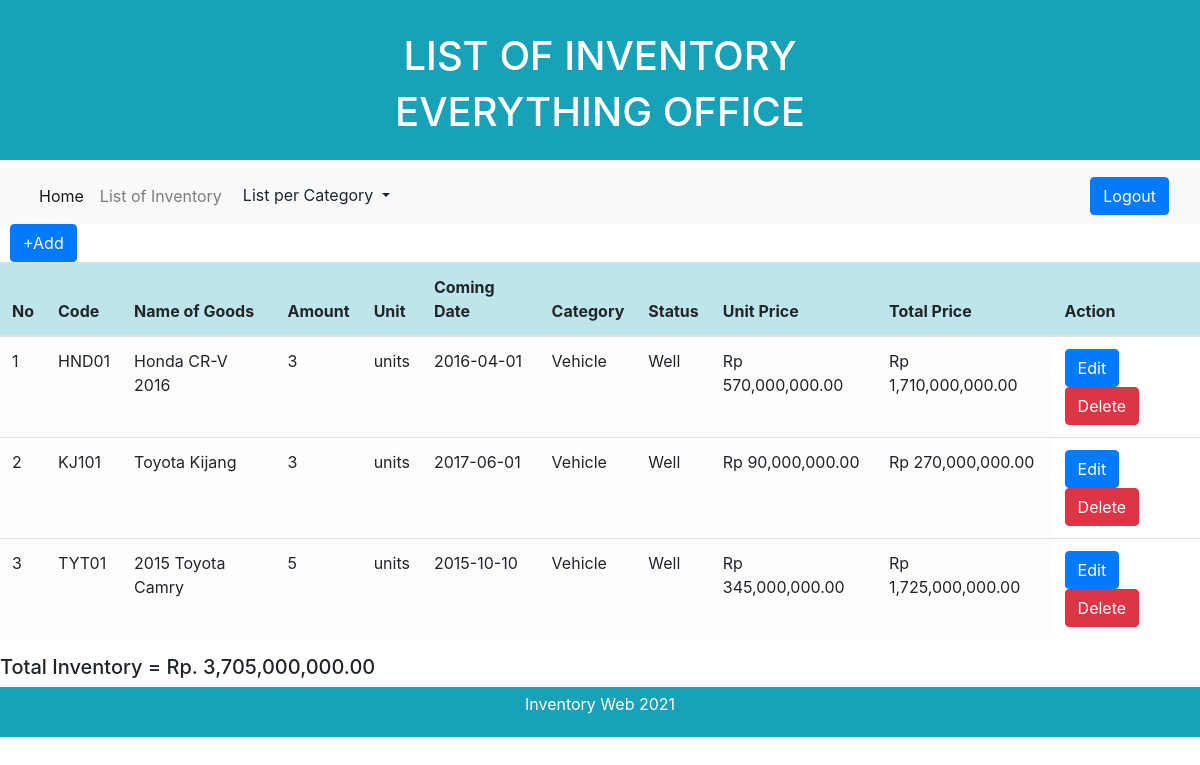
The app's page /inventory.php?category=Vehicle (signed in) with its own data.
### tables this page shows
CREATE TABLE `inventory` (
  `item_id` varchar(10) NOT NULL,
  `item_name` varchar(30) NOT NULL,
  `amount` int(11) NOT NULL,
  `unit` varchar(15) NOT NULL,
  `arrival_date` date NOT NULL,
  `category` varchar(20) NOT NULL,
  `item_status` varchar(20) NOT NULL,
  `price` int(20) NOT NULL
);

### inventory.php (the view, shortened to what this page needs)
<!DOCTYPE html>
<html lang="en">
<head>
    <link rel="stylesheet" href="https://cdn.jsdelivr.net/npm/bootstrap@4.5.3/dist/css/bootstrap.min.css">
</head>
<body>
<div class="p-3 mb-2 bg-info text-white">
    <div class="container">
        <div class="row pt-3">
            <div class="col text-center">
                <h1>LIST OF INVENTORY</h1>
                <h1>EVERYTHING OFFICE</h1>
            </div>
        </div>
    </div>
</div>
<nav class="navbar navbar-expand-lg navbar-light bg-light">
  <div class="container-fluid">
    <div class="collapse navbar-collapse" id="navbarNavDropdown">
      <ul class="navbar-nav">
        <li class="nav-item">
          <a class="nav-link active" aria-current="page" href="homepage.php">Home</a>
        </li>
        <li class="nav-item">
          <a class="nav-link" href="inventory.php">List of Inventory</a>
        </li>
        <li class="nav-item dropdown">
                <div class="dropdown">
          <button class="btn btn-light dropdown-toggle" type="button" id="dropdownMenuButton" data-toggle="dropdown" aria-haspopup="true" aria-expanded="false">
            List per Category
          </button>
        </div>
        </li>
      </ul>
    </div>
    <a class="btn btn-primary fixed-right" href="logout.php" role="button">Logout</a>
  </div>
  </nav>
    <a class="btn btn-primary fixed-left" href="add_data.php" style="margin-left: 10px;">+Add</a>
        <div class="table-container">
        <div class="table-responsive-md">
  <table class="table">
  <thead>
                <tr>
                    <th class="table-info" >No</th>
                    <th class="table-info" >Code</th>
                    <th class="table-info" >Name of Goods</th>
                    <th class="table-info" >Amount</th>
                    <th class="table-info" >Unit</th>
                    <th class="table-info" >Coming Date</th>
                    <th class="table-info" >Category</th>
                    <th class="table-info" >Status</th>
                    <th class="table-info" >Unit Price</th>
                    <th class="table-info" >Total Price</th>
                    <th class="table-info" >Action</th>
                </tr>
            </thead>
            <?php
              include 'connect.php';
              $no=0;
              $pricesum=0;
              if (isset($_GET['category'])) {
                $category=$_GET['category'];
                $sql = "SELECT * FROM inventory where category = '$category'";
              }else {
                $sql = "SELECT * FROM inventory";
              }
              $query = $connection->query($sql);
              while ($data = $query->fetch_object()) {
                $item_id = $data->item_id;
                $item_name = $data->item_name;
                $amount = $data->amount;
                $unit = $data->unit;
                $arrivaldate = $data->arrival_date;
                $category = $data->category;
                $item_status = $data->item_status;
                $price = $data->price;
                $totalitem=$price*$amount;
                $pricesum+=$totalitem;
                $formattedprice = number_format($price, 2);
                $formattedtotal = number_format($totalitem, 2);
            ?>
              <tr>
                <td class="table-light"><?php echo  ++$no?></td>
                <td class="table-light"><?php  echo $item_id?></td>
                <td class="table-light"><?php  echo $item_name?></td>
                <td class="table-light"><?php echo $amount?></td>
                <td class="table-light"><?php echo  $unit?></td>
                <td class="table-light"><?php echo  $arrivaldate?></td>
                <td class="table-light"><?php echo  $category?></td>
                <td class="table-light"><?php echo  $item_status?></td>
                <td class="table-light"><?php echo  "Rp $formattedprice"?></td>
                <td class="table-light"><?php echo  "Rp $formattedtotal"?></td>
                <td>
                  <a href="edit.php?id=<?=$item_id?>"> <button type="button" class="btn btn-primary">Edit</button> </a>
                  <a href="delete.php?id=<?=$item_id?>"> <button type="button" class="btn btn-danger">Delete</button></a>
                </td>
              </tr>
              <?php
              }
              $formattedpricesum = number_format($pricesum, 2);
            ?>
    </table>
  </div>
          <div class="total-invent">
            <h5>Total Inventory = Rp. <?php echo $formattedpricesum ?></h5>
          </div>
</div>
<div class="footer" style="display: flex; align-items:center; justify-content:center; width: 100%; height: 50px; background-color:#17a2b8; color: white;">
              <p>Inventory Web 2021</p>
</div>
</body>
</html>

### records on screen
inventory: item_id "HND01", item_name "Honda CR-V 2016", amount "3", unit "units", arrival_date "2016-04-01", category "Vehicle", item_status "Well", price "570,000,000.00", formattedtotal "1,710,000,000.00"
inventory: item_id "KJ101", item_name "Toyota Kijang", amount "3", unit "units", arrival_date "2017-06-01", category "Vehicle", item_status "Well", price "90,000,000.00", formattedtotal "270,000,000.00"
inventory: item_id "TYT01", item_name "2015 Toyota Camry", amount "5", unit "units", arrival_date "2015-10-10", category "Vehicle", item_status "Well", price "345,000,000.00", formattedtotal "1,725,000,000.00"

### other values on screen
$formattedpricesum "3,705,000,000.00"
